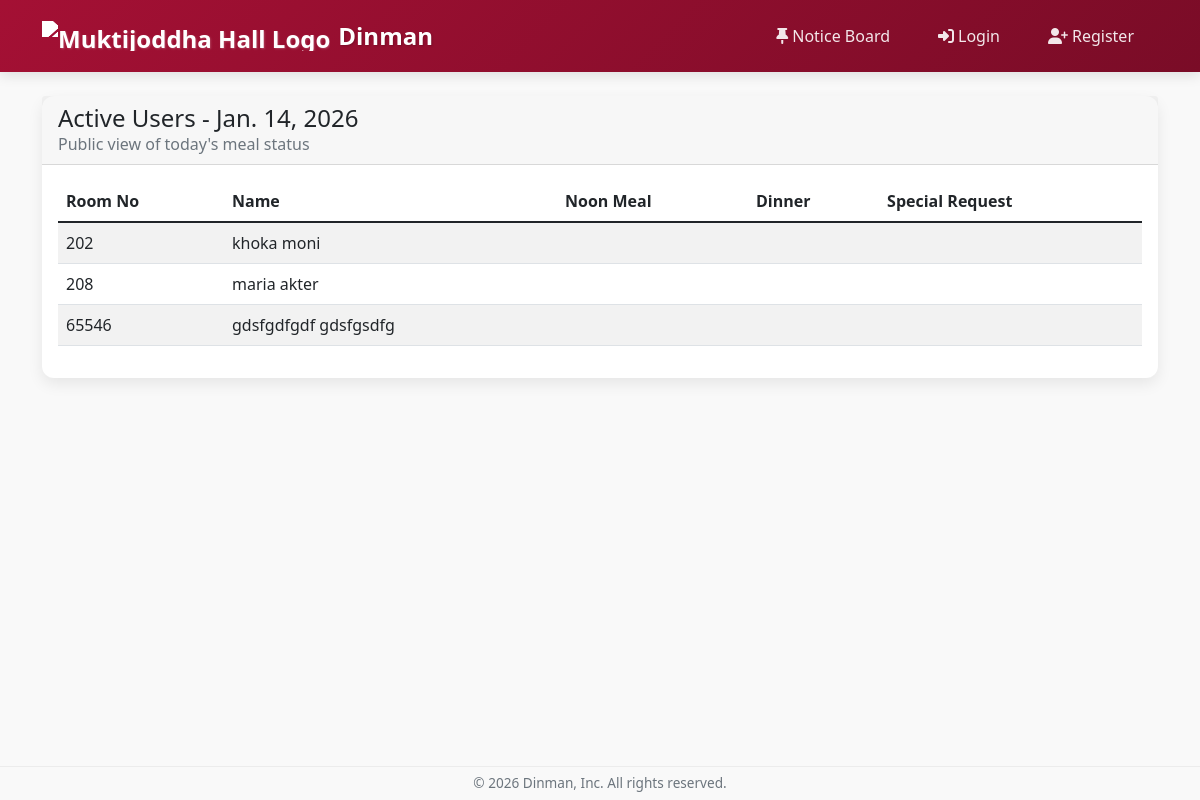
Page /active-users/ on the earlier database version.
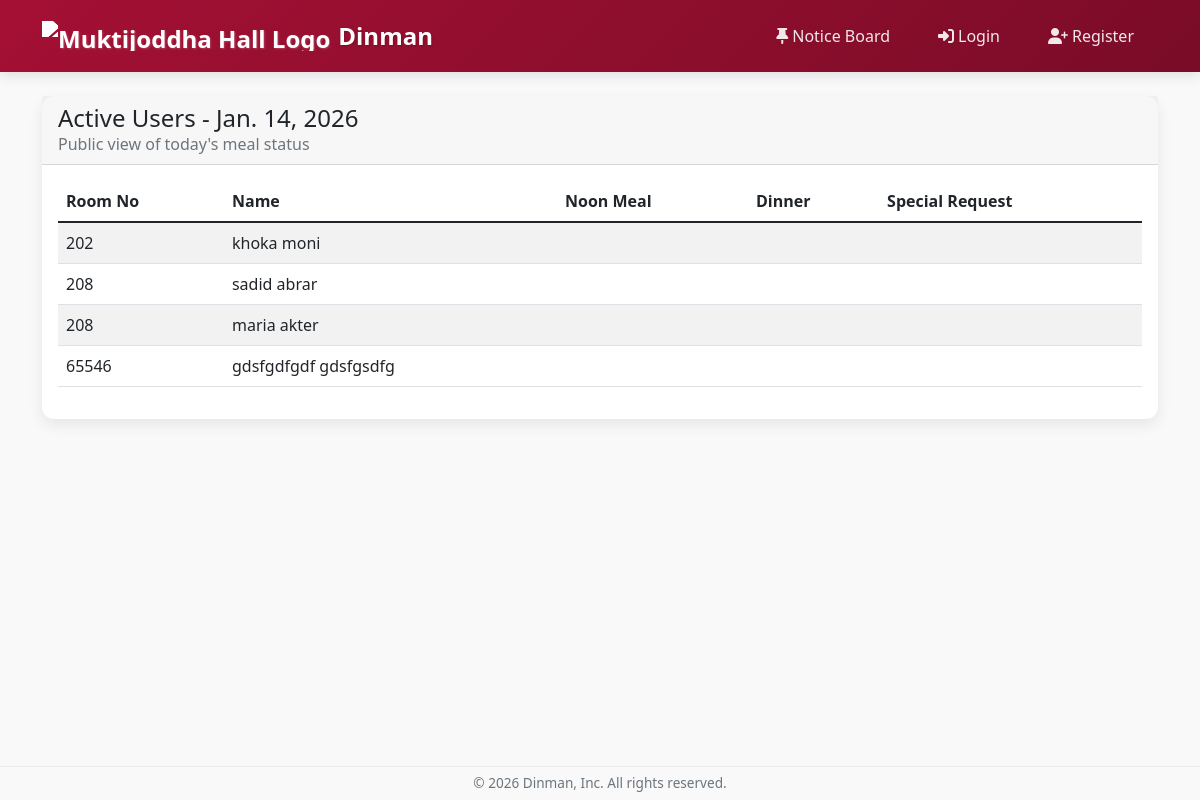
Same page on the later database version.
### dining/models.py (models this page shows, shortened)
class UserProfile(models.Model):
    user = models.OneToOneField(User, on_delete=models.CASCADE)
    room_number = models.CharField(max_length=10)
    mobile_number = models.CharField(max_length=15)
    balance = models.DecimalField(max_digits=10, decimal_places=2, default=0.00)
    meal_active = models.BooleanField(default=True)
    is_dining_manager = models.BooleanField(default=False)
    meal_type = models.CharField(max_length=10, choices=[
        ('full', 'Full Meal'),
        ('half', 'Half Meal')
    ], default='full')

### dining/views.py (the view)
# urls.py: path('active-users/', views.active_users_view, name='active_users'),
def active_users_view(request):
    today = timezone.now().date()
    active_users = UserProfile.objects.filter(meal_active=True)
    context = {
        'active_users': active_users,
        'today': today,
    }
    return render(request, 'dining/active_users.html', context)

### dining/templates/dining/active_users.html (shortened to what this page needs)
{% extends 'base.html' %}
{% block content %}
<div class="container mt-4">
    <div class="card">
        <div class="card-header">
            <h4 class="mb-0">Active Users - {{ today }}</h4>
            <p class="text-muted mb-0">Public view of today's meal status</p>
        </div>
        <div class="card-body">
            <div class="table-responsive">
                <table class="table table-striped">
                    <thead>
                        <tr>
                            <th>Room No</th>
                            <th>Name</th>
                            <th>Noon Meal</th>
                            <th>Dinner</th>
                            <th>Special Request</th>
                        </tr>
                    </thead>
                    <tbody>
                        {% for profile in active_users %}
                        <tr>
                            <td>{{ profile.room_number }}</td>
                            <td>{{ profile.user.get_full_name }}</td>
                            <td>
                            </td>
                            <td>
                            </td>
                            <td>
                            </td>
                        </tr>
                        {% empty %}
                        <tr>
                            <td colspan="5" class="text-center text-muted">No active users found</td>
                        </tr>
                        {% endfor %}
                    </tbody>
                </table>
            </div>
        </div>
    </div>
</div>
{% endblock %}

Differences in the rows shown:
now on this page (row edited): UserProfile: room_number "208", user.get_full_name "sadid abrar"
